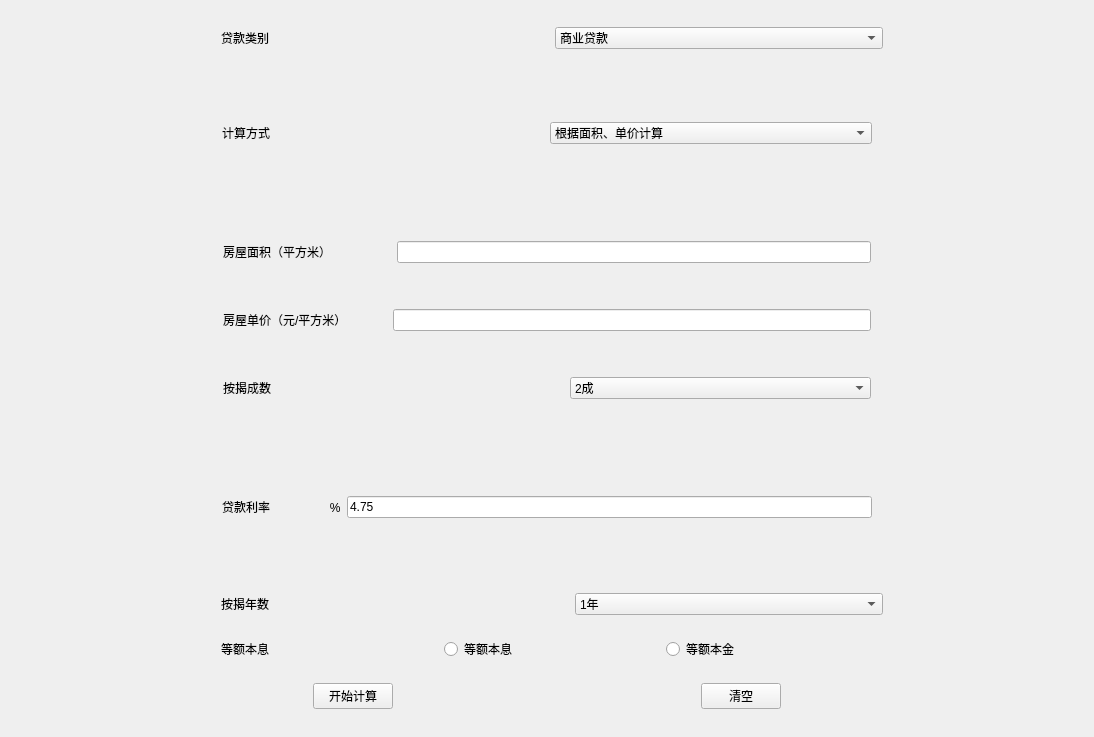
<?xml version="1.0" encoding="UTF-8"?>
<ui version="4.0">
 <class>MainWindow</class>
 <widget class="QMainWindow" name="MainWindow">
  <property name="geometry">
   <rect>
    <x>0</x>
    <y>0</y>
    <width>1094</width>
    <height>737</height>
   </rect>
  </property>
  <property name="windowTitle">
   <string>房贷计算器α版</string>
  </property>
  <widget class="QWidget" name="centralWidget">
   <layout class="QVBoxLayout" name="verticalLayout_2">
    <item>
     <layout class="QHBoxLayout" name="horizontalLayout">
      <item>
       <spacer name="horizontalSpacer_2">
        <property name="orientation">
         <enum>Qt::Horizontal</enum>
        </property>
        <property name="sizeType">
         <enum>QSizePolicy::Fixed</enum>
        </property>
        <property name="sizeHint" stdset="0">
         <size>
          <width>210</width>
          <height>20</height>
         </size>
        </property>
       </spacer>
      </item>
      <item>
       <widget class="QLabel" name="label_2">
        <property name="layoutDirection">
         <enum>Qt::LeftToRight</enum>
        </property>
        <property name="text">
         <string>贷款类别</string>
        </property>
       </widget>
      </item>
      <item>
       <widget class="QComboBox" name="comboBox">
        <item>
         <property name="text">
          <string>商业贷款</string>
         </property>
        </item>
        <item>
         <property name="text">
          <string>公积金贷款</string>
         </property>
        </item>
        <item>
         <property name="text">
          <string>组合型贷款</string>
         </property>
        </item>
       </widget>
      </item>
      <item>
       <spacer name="horizontalSpacer">
        <property name="orientation">
         <enum>Qt::Horizontal</enum>
        </property>
        <property name="sizeType">
         <enum>QSizePolicy::Fixed</enum>
        </property>
        <property name="sizeHint" stdset="0">
         <size>
          <width>200</width>
          <height>20</height>
         </size>
        </property>
       </spacer>
      </item>
     </layout>
    </item>
    <item>
     <widget class="QStackedWidget" name="stackedWidget_2">
      <property name="sizePolicy">
       <sizepolicy hsizetype="Preferred" vsizetype="Expanding">
        <horstretch>0</horstretch>
        <verstretch>0</verstretch>
       </sizepolicy>
      </property>
      <property name="maximumSize">
       <size>
        <width>16777215</width>
        <height>500</height>
       </size>
      </property>
      <property name="currentIndex">
       <number>0</number>
      </property>
      <widget class="QWidget" name="page_3">
       <layout class="QVBoxLayout" name="verticalLayout_3">
        <item>
         <layout class="QHBoxLayout" name="horizontalLayout_3">
          <item>
           <spacer name="horizontalSpacer_3">
            <property name="orientation">
             <enum>Qt::Horizontal</enum>
            </property>
            <property name="sizeType">
             <enum>QSizePolicy::Fixed</enum>
            </property>
            <property name="sizeHint" stdset="0">
             <size>
              <width>200</width>
              <height>20</height>
             </size>
            </property>
           </spacer>
          </item>
          <item>
           <widget class="QLabel" name="label">
            <property name="text">
             <string>计算方式</string>
            </property>
           </widget>
          </item>
          <item>
           <widget class="QComboBox" name="comboBox1">
            <item>
             <property name="text">
              <string>根据面积、单价计算</string>
             </property>
            </item>
            <item>
             <property name="text">
              <string>根据贷款总额计算</string>
             </property>
            </item>
           </widget>
          </item>
          <item>
           <spacer name="horizontalSpacer_4">
            <property name="orientation">
             <enum>Qt::Horizontal</enum>
            </property>
            <property name="sizeType">
             <enum>QSizePolicy::Fixed</enum>
            </property>
            <property name="sizeHint" stdset="0">
             <size>
              <width>200</width>
              <height>20</height>
             </size>
            </property>
           </spacer>
          </item>
         </layout>
        </item>
        <item>
         <widget class="QStackedWidget" name="stackedWidget">
          <property name="sizePolicy">
           <sizepolicy hsizetype="Preferred" vsizetype="Expanding">
            <horstretch>0</horstretch>
            <verstretch>0</verstretch>
           </sizepolicy>
          </property>
          <property name="minimumSize">
           <size>
            <width>1050</width>
            <height>0</height>
           </size>
          </property>
          <property name="maximumSize">
           <size>
            <width>16777215</width>
            <height>260</height>
           </size>
          </property>
          <property name="currentIndex">
           <number>0</number>
          </property>
          <widget class="QWidget" name="page">
           <layout class="QVBoxLayout" name="verticalLayout_5">
            <item>
             <layout class="QVBoxLayout" name="verticalLayout">
              <item>
               <layout class="QHBoxLayout" name="horizontalLayout_8">
                <item>
                 <spacer name="horizontalSpacer_7">
                  <property name="orientation">
                   <enum>Qt::Horizontal</enum>
                  </property>
                  <property name="sizeType">
                   <enum>QSizePolicy::Fixed</enum>
                  </property>
                  <property name="sizeHint" stdset="0">
                   <size>
                    <width>190</width>
                    <height>20</height>
                   </size>
                  </property>
                 </spacer>
                </item>
                <item>
                 <widget class="QLabel" name="label_4">
                  <property name="text">
                   <string>房屋面积（平方米）</string>
                  </property>
                 </widget>
                </item>
                <item>
                 <spacer name="horizontalSpacer_9">
                  <property name="orientation">
                   <enum>Qt::Horizontal</enum>
                  </property>
                  <property name="sizeType">
                   <enum>QSizePolicy::Fixed</enum>
                  </property>
                  <property name="sizeHint" stdset="0">
                   <size>
                    <width>60</width>
                    <height>20</height>
                   </size>
                  </property>
                 </spacer>
                </item>
                <item>
                 <widget class="QLineEdit" name="lineEdit"/>
                </item>
                <item>
                 <spacer name="horizontalSpacer_8">
                  <property name="orientation">
                   <enum>Qt::Horizontal</enum>
                  </property>
                  <property name="sizeType">
                   <enum>QSizePolicy::Fixed</enum>
                  </property>
                  <property name="sizeHint" stdset="0">
                   <size>
                    <width>190</width>
                    <height>20</height>
                   </size>
                  </property>
                 </spacer>
                </item>
               </layout>
              </item>
             </layout>
            </item>
            <item>
             <layout class="QHBoxLayout" name="horizontalLayout_7">
              <item>
               <spacer name="horizontalSpacer_10">
                <property name="orientation">
                 <enum>Qt::Horizontal</enum>
                </property>
                <property name="sizeType">
                 <enum>QSizePolicy::Fixed</enum>
                </property>
                <property name="sizeHint" stdset="0">
                 <size>
                  <width>190</width>
                  <height>20</height>
                 </size>
                </property>
               </spacer>
              </item>
              <item>
               <widget class="QLabel" name="label_3">
                <property name="text">
                 <string>房屋单价（元/平方米）</string>
                </property>
               </widget>
              </item>
              <item>
               <spacer name="horizontalSpacer_12">
                <property name="orientation">
                 <enum>Qt::Horizontal</enum>
                </property>
                <property name="sizeType">
                 <enum>QSizePolicy::Fixed</enum>
                </property>
                <property name="sizeHint" stdset="0">
                 <size>
                  <width>40</width>
                  <height>20</height>
                 </size>
                </property>
               </spacer>
              </item>
              <item>
               <widget class="QLineEdit" name="lineEdit_2"/>
              </item>
              <item>
               <spacer name="horizontalSpacer_11">
                <property name="orientation">
                 <enum>Qt::Horizontal</enum>
                </property>
                <property name="sizeType">
                 <enum>QSizePolicy::Fixed</enum>
                </property>
                <property name="sizeHint" stdset="0">
                 <size>
                  <width>190</width>
                  <height>20</height>
                 </size>
                </property>
               </spacer>
              </item>
             </layout>
            </item>
            <item>
             <layout class="QHBoxLayout" name="horizontalLayout_2">
              <item>
               <spacer name="horizontalSpacer_13">
                <property name="orientation">
                 <enum>Qt::Horizontal</enum>
                </property>
                <property name="sizeType">
                 <enum>QSizePolicy::Fixed</enum>
                </property>
                <property name="sizeHint" stdset="0">
                 <size>
                  <width>190</width>
                  <height>20</height>
                 </size>
                </property>
               </spacer>
              </item>
              <item>
               <widget class="QLabel" name="label_5">
                <property name="text">
                 <string>按揭成数</string>
                </property>
               </widget>
              </item>
              <item>
               <spacer name="horizontalSpacer_15">
                <property name="orientation">
                 <enum>Qt::Horizontal</enum>
                </property>
                <property name="sizeType">
                 <enum>QSizePolicy::Fixed</enum>
                </property>
                <property name="sizeHint" stdset="0">
                 <size>
                  <width>40</width>
                  <height>20</height>
                 </size>
                </property>
               </spacer>
              </item>
              <item>
               <widget class="QComboBox" name="comboBox2">
                <item>
                 <property name="text">
                  <string>2成</string>
                 </property>
                </item>
                <item>
                 <property name="text">
                  <string>2.5成</string>
                 </property>
                </item>
                <item>
                 <property name="text">
                  <string>3成</string>
                 </property>
                </item>
                <item>
                 <property name="text">
                  <string>3.5成</string>
                 </property>
                </item>
                <item>
                 <property name="text">
                  <string>4成</string>
                 </property>
                </item>
                <item>
                 <property name="text">
                  <string>4.5成</string>
                 </property>
                </item>
                <item>
                 <property name="text">
                  <string>5成</string>
                 </property>
                </item>
                <item>
                 <property name="text">
                  <string>5.5成</string>
                 </property>
                </item>
                <item>
                 <property name="text">
                  <string>6成</string>
                 </property>
                </item>
                <item>
                 <property name="text">
                  <string>6.5成</string>
                 </property>
                </item>
                <item>
                 <property name="text">
                  <string>7成</string>
                 </property>
                </item>
                <item>
                 <property name="text">
                  <string>7.5成</string>
                 </property>
                </item>
                <item>
                 <property name="text">
                  <string>8成</string>
                 </property>
                </item>
                <item>
                 <property name="text">
                  <string>8.5成</string>
                 </property>
                </item>
               </widget>
              </item>
              <item>
               <spacer name="horizontalSpacer_14">
                <property name="orientation">
                 <enum>Qt::Horizontal</enum>
                </property>
                <property name="sizeType">
                 <enum>QSizePolicy::Fixed</enum>
                </property>
                <property name="sizeHint" stdset="0">
                 <size>
                  <width>190</width>
                  <height>20</height>
                 </size>
                </property>
               </spacer>
              </item>
             </layout>
            </item>
           </layout>
          </widget>
          <widget class="QWidget" name="page_2">
           <layout class="QHBoxLayout" name="horizontalLayout_9">
            <item>
             <spacer name="horizontalSpacer_25">
              <property name="orientation">
               <enum>Qt::Horizontal</enum>
              </property>
              <property name="sizeType">
               <enum>QSizePolicy::Fixed</enum>
              </property>
              <property name="sizeHint" stdset="0">
               <size>
                <width>180</width>
                <height>20</height>
               </size>
              </property>
             </spacer>
            </item>
            <item>
             <widget class="QLabel" name="label_9">
              <property name="sizePolicy">
               <sizepolicy hsizetype="Preferred" vsizetype="Preferred">
                <horstretch>0</horstretch>
                <verstretch>0</verstretch>
               </sizepolicy>
              </property>
              <property name="text">
               <string>贷款总额（万）</string>
              </property>
             </widget>
            </item>
            <item>
             <spacer name="horizontalSpacer_27">
              <property name="orientation">
               <enum>Qt::Horizontal</enum>
              </property>
              <property name="sizeType">
               <enum>QSizePolicy::Fixed</enum>
              </property>
              <property name="sizeHint" stdset="0">
               <size>
                <width>100</width>
                <height>20</height>
               </size>
              </property>
             </spacer>
            </item>
            <item>
             <widget class="QLineEdit" name="lineEdit_4"/>
            </item>
            <item>
             <spacer name="horizontalSpacer_26">
              <property name="orientation">
               <enum>Qt::Horizontal</enum>
              </property>
              <property name="sizeType">
               <enum>QSizePolicy::Fixed</enum>
              </property>
              <property name="sizeHint" stdset="0">
               <size>
                <width>180</width>
                <height>20</height>
               </size>
              </property>
             </spacer>
            </item>
           </layout>
          </widget>
         </widget>
        </item>
        <item>
         <layout class="QHBoxLayout" name="horizontalLayout_5">
          <item>
           <spacer name="horizontalSpacer_5">
            <property name="orientation">
             <enum>Qt::Horizontal</enum>
            </property>
            <property name="sizeType">
             <enum>QSizePolicy::Fixed</enum>
            </property>
            <property name="sizeHint" stdset="0">
             <size>
              <width>200</width>
              <height>20</height>
             </size>
            </property>
           </spacer>
          </item>
          <item>
           <widget class="QLabel" name="label_7">
            <property name="text">
             <string>贷款利率                  %</string>
            </property>
           </widget>
          </item>
          <item>
           <widget class="QLineEdit" name="lineEdit_3">
            <property name="text">
             <string>4.75</string>
            </property>
           </widget>
          </item>
          <item>
           <spacer name="horizontalSpacer_6">
            <property name="orientation">
             <enum>Qt::Horizontal</enum>
            </property>
            <property name="sizeType">
             <enum>QSizePolicy::Fixed</enum>
            </property>
            <property name="sizeHint" stdset="0">
             <size>
              <width>200</width>
              <height>20</height>
             </size>
            </property>
           </spacer>
          </item>
         </layout>
        </item>
       </layout>
      </widget>
      <widget class="QWidget" name="page_4">
       <layout class="QVBoxLayout" name="verticalLayout_4">
        <item>
         <layout class="QHBoxLayout" name="horizontalLayout_14">
          <item>
           <spacer name="horizontalSpacer_35">
            <property name="orientation">
             <enum>Qt::Horizontal</enum>
            </property>
            <property name="sizeType">
             <enum>QSizePolicy::Fixed</enum>
            </property>
            <property name="sizeHint" stdset="0">
             <size>
              <width>200</width>
              <height>20</height>
             </size>
            </property>
           </spacer>
          </item>
          <item>
           <widget class="QLabel" name="label_13">
            <property name="text">
             <string>商业贷款额</string>
            </property>
           </widget>
          </item>
          <item>
           <spacer name="horizontalSpacer_36">
            <property name="orientation">
             <enum>Qt::Horizontal</enum>
            </property>
            <property name="sizeType">
             <enum>QSizePolicy::Fixed</enum>
            </property>
            <property name="sizeHint" stdset="0">
             <size>
              <width>55</width>
              <height>20</height>
             </size>
            </property>
           </spacer>
          </item>
          <item>
           <widget class="QLineEdit" name="lineEdit_7"/>
          </item>
          <item>
           <spacer name="horizontalSpacer_37">
            <property name="orientation">
             <enum>Qt::Horizontal</enum>
            </property>
            <property name="sizeHint" stdset="0">
             <size>
              <width>40</width>
              <height>20</height>
             </size>
            </property>
           </spacer>
          </item>
         </layout>
        </item>
        <item>
         <layout class="QHBoxLayout" name="horizontalLayout_12">
          <item>
           <spacer name="horizontalSpacer_16">
            <property name="orientation">
             <enum>Qt::Horizontal</enum>
            </property>
            <property name="sizeType">
             <enum>QSizePolicy::Fixed</enum>
            </property>
            <property name="sizeHint" stdset="0">
             <size>
              <width>200</width>
              <height>20</height>
             </size>
            </property>
           </spacer>
          </item>
          <item>
           <widget class="QLabel" name="label_11">
            <property name="text">
             <string>商贷利率        %</string>
            </property>
           </widget>
          </item>
          <item>
           <widget class="QLineEdit" name="lineEdit_5">
            <property name="text">
             <string>4.75</string>
            </property>
           </widget>
          </item>
          <item>
           <spacer name="horizontalSpacer_31">
            <property name="orientation">
             <enum>Qt::Horizontal</enum>
            </property>
            <property name="sizeHint" stdset="0">
             <size>
              <width>40</width>
              <height>20</height>
             </size>
            </property>
           </spacer>
          </item>
         </layout>
        </item>
        <item>
         <layout class="QHBoxLayout" name="horizontalLayout_13">
          <item>
           <spacer name="horizontalSpacer_32">
            <property name="orientation">
             <enum>Qt::Horizontal</enum>
            </property>
            <property name="sizeType">
             <enum>QSizePolicy::Fixed</enum>
            </property>
            <property name="sizeHint" stdset="0">
             <size>
              <width>200</width>
              <height>20</height>
             </size>
            </property>
           </spacer>
          </item>
          <item>
           <widget class="QLabel" name="label_12">
            <property name="text">
             <string>公积金贷款额</string>
            </property>
           </widget>
          </item>
          <item>
           <spacer name="horizontalSpacer_33">
            <property name="orientation">
             <enum>Qt::Horizontal</enum>
            </property>
            <property name="sizeType">
             <enum>QSizePolicy::Fixed</enum>
            </property>
            <property name="sizeHint" stdset="0">
             <size>
              <width>40</width>
              <height>20</height>
             </size>
            </property>
           </spacer>
          </item>
          <item>
           <widget class="QLineEdit" name="lineEdit_6"/>
          </item>
          <item>
           <spacer name="horizontalSpacer_34">
            <property name="orientation">
             <enum>Qt::Horizontal</enum>
            </property>
            <property name="sizeHint" stdset="0">
             <size>
              <width>40</width>
              <height>20</height>
             </size>
            </property>
           </spacer>
          </item>
         </layout>
        </item>
        <item>
         <layout class="QHBoxLayout" name="horizontalLayout_16">
          <item>
           <spacer name="horizontalSpacer_43">
            <property name="orientation">
             <enum>Qt::Horizontal</enum>
            </property>
            <property name="sizeType">
             <enum>QSizePolicy::Fixed</enum>
            </property>
            <property name="sizeHint" stdset="0">
             <size>
              <width>200</width>
              <height>20</height>
             </size>
            </property>
           </spacer>
          </item>
          <item>
           <widget class="QLabel" name="label_16">
            <property name="text">
             <string>公积金利率      %</string>
            </property>
           </widget>
          </item>
          <item>
           <widget class="QLineEdit" name="lineEdit_10">
            <property name="text">
             <string>3.25</string>
            </property>
           </widget>
          </item>
          <item>
           <spacer name="horizontalSpacer_44">
            <property name="orientation">
             <enum>Qt::Horizontal</enum>
            </property>
            <property name="sizeHint" stdset="0">
             <size>
              <width>40</width>
              <height>20</height>
             </size>
            </property>
           </spacer>
          </item>
         </layout>
        </item>
       </layout>
      </widget>
     </widget>
    </item>
    <item>
     <layout class="QHBoxLayout" name="horizontalLayout_4">
      <item>
       <spacer name="horizontalSpacer_17">
        <property name="orientation">
         <enum>Qt::Horizontal</enum>
        </property>
        <property name="sizeType">
         <enum>QSizePolicy::Fixed</enum>
        </property>
        <property name="sizeHint" stdset="0">
         <size>
          <width>210</width>
          <height>20</height>
         </size>
        </property>
       </spacer>
      </item>
      <item>
       <widget class="QLabel" name="label_6">
        <property name="text">
         <string>按揭年数</string>
        </property>
       </widget>
      </item>
      <item>
       <spacer name="horizontalSpacer_19">
        <property name="orientation">
         <enum>Qt::Horizontal</enum>
        </property>
        <property name="sizeType">
         <enum>QSizePolicy::Fixed</enum>
        </property>
        <property name="sizeHint" stdset="0">
         <size>
          <width>40</width>
          <height>20</height>
         </size>
        </property>
       </spacer>
      </item>
      <item>
       <widget class="QComboBox" name="comboBox3">
        <item>
         <property name="text">
          <string>1年</string>
         </property>
        </item>
        <item>
         <property name="text">
          <string>2年</string>
         </property>
        </item>
        <item>
         <property name="text">
          <string>3年</string>
         </property>
        </item>
        <item>
         <property name="text">
          <string>4年</string>
         </property>
        </item>
        <item>
         <property name="text">
          <string>5年</string>
         </property>
        </item>
        <item>
         <property name="text">
          <string>6年</string>
         </property>
        </item>
        <item>
         <property name="text">
          <string>7年</string>
         </property>
        </item>
        <item>
         <property name="text">
          <string>8年</string>
         </property>
        </item>
        <item>
         <property name="text">
          <string>9年</string>
         </property>
        </item>
        <item>
         <property name="text">
          <string>10年</string>
         </property>
        </item>
        <item>
         <property name="text">
          <string>11年</string>
         </property>
        </item>
        <item>
         <property name="text">
          <string>12年</string>
         </property>
        </item>
        <item>
         <property name="text">
          <string>13年</string>
         </property>
        </item>
        <item>
         <property name="text">
          <string>14年</string>
         </property>
        </item>
        <item>
         <property name="text">
          <string>15年</string>
         </property>
        </item>
        <item>
         <property name="text">
          <string>16年</string>
         </property>
        </item>
        <item>
         <property name="text">
          <string>17年</string>
         </property>
        </item>
        <item>
         <property name="text">
          <string>18年</string>
         </property>
        </item>
        <item>
         <property name="text">
          <string>19年</string>
         </property>
        </item>
        <item>
         <property name="text">
          <string>20年</string>
         </property>
        </item>
        <item>
         <property name="text">
          <string>21年</string>
         </property>
        </item>
        <item>
         <property name="text">
          <string>22年</string>
         </property>
        </item>
        <item>
         <property name="text">
          <string>23年</string>
         </property>
        </item>
        <item>
         <property name="text">
          <string>24年</string>
         </property>
        </item>
        <item>
         <property name="text">
          <string>25年</string>
         </property>
        </item>
       </widget>
      </item>
      <item>
       <spacer name="horizontalSpacer_18">
        <property name="orientation">
         <enum>Qt::Horizontal</enum>
        </property>
        <property name="sizeType">
         <enum>QSizePolicy::Fixed</enum>
        </property>
        <property name="sizeHint" stdset="0">
         <size>
          <width>200</width>
          <height>20</height>
         </size>
        </property>
       </spacer>
      </item>
     </layout>
    </item>
    <item>
     <layout class="QHBoxLayout" name="horizontalLayout_6">
      <item>
       <spacer name="horizontalSpacer_20">
        <property name="orientation">
         <enum>Qt::Horizontal</enum>
        </property>
        <property name="sizeType">
         <enum>QSizePolicy::Fixed</enum>
        </property>
        <property name="sizeHint" stdset="0">
         <size>
          <width>210</width>
          <height>20</height>
         </size>
        </property>
       </spacer>
      </item>
      <item>
       <widget class="QLabel" name="label_8">
        <property name="text">
         <string>等额本息</string>
        </property>
       </widget>
      </item>
      <item>
       <widget class="QRadioButton" name="radioButton">
        <property name="toolTipDuration">
         <number>1</number>
        </property>
        <property name="text">
         <string>等额本息</string>
        </property>
       </widget>
      </item>
      <item>
       <widget class="QRadioButton" name="radioButton_2">
        <property name="text">
         <string>等额本金</string>
        </property>
       </widget>
      </item>
      <item>
       <spacer name="horizontalSpacer_21">
        <property name="orientation">
         <enum>Qt::Horizontal</enum>
        </property>
        <property name="sizeType">
         <enum>QSizePolicy::Fixed</enum>
        </property>
        <property name="sizeHint" stdset="0">
         <size>
          <width>200</width>
          <height>20</height>
         </size>
        </property>
       </spacer>
      </item>
     </layout>
    </item>
    <item>
     <layout class="QHBoxLayout" name="horizontalLayout_10">
      <item>
       <spacer name="horizontalSpacer_22">
        <property name="orientation">
         <enum>Qt::Horizontal</enum>
        </property>
        <property name="sizeHint" stdset="0">
         <size>
          <width>40</width>
          <height>20</height>
         </size>
        </property>
       </spacer>
      </item>
      <item>
       <widget class="QPushButton" name="pushButton">
        <property name="text">
         <string>开始计算</string>
        </property>
       </widget>
      </item>
      <item>
       <spacer name="horizontalSpacer_24">
        <property name="orientation">
         <enum>Qt::Horizontal</enum>
        </property>
        <property name="sizeHint" stdset="0">
         <size>
          <width>40</width>
          <height>20</height>
         </size>
        </property>
       </spacer>
      </item>
      <item>
       <widget class="QPushButton" name="pushButton_2">
        <property name="text">
         <string>清空</string>
        </property>
       </widget>
      </item>
      <item>
       <spacer name="horizontalSpacer_23">
        <property name="orientation">
         <enum>Qt::Horizontal</enum>
        </property>
        <property name="sizeHint" stdset="0">
         <size>
          <width>40</width>
          <height>20</height>
         </size>
        </property>
       </spacer>
      </item>
     </layout>
    </item>
   </layout>
  </widget>
 </widget>
 <layoutdefault spacing="6" margin="11"/>
 <resources/>
 <connections/>
</ui>
